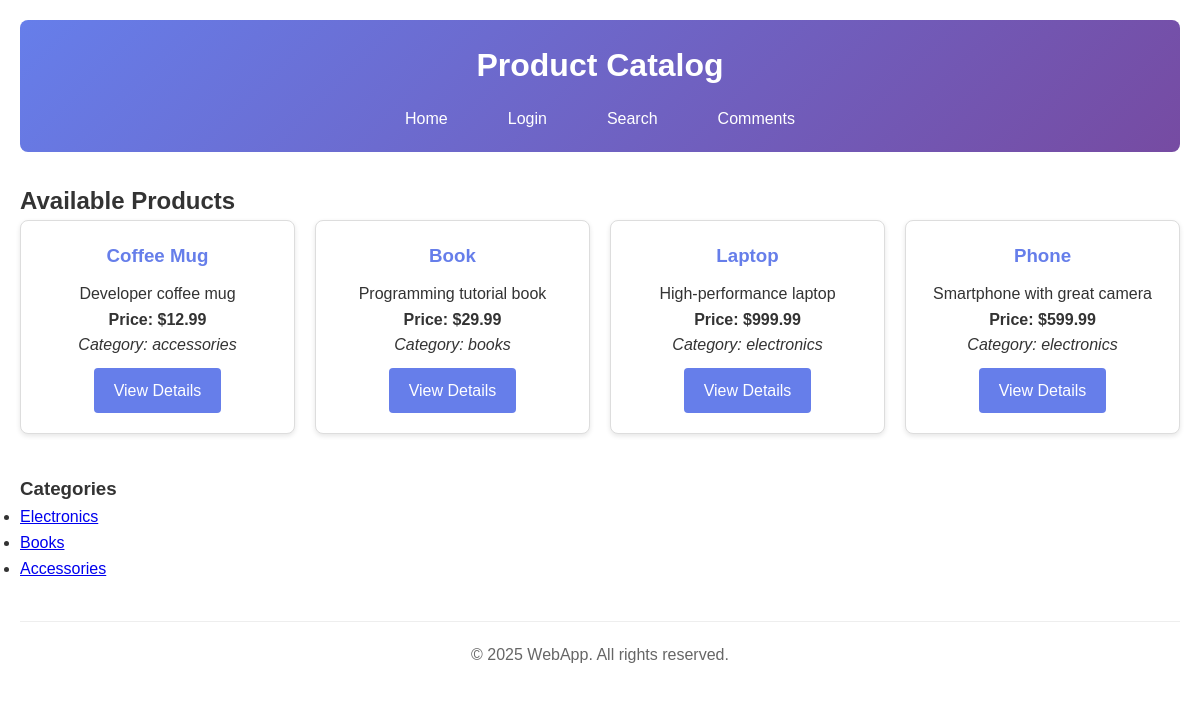
/products.php, run on the app's committed database.
### tables this page shows
CREATE TABLE products (
    id INT AUTO_INCREMENT PRIMARY KEY,
    name VARCHAR(100) NOT NULL,
    description TEXT,
    price DECIMAL(10,2),
    category VARCHAR(50)
);

### products.php (the view, shortened to what this page needs)
<?php
$products = [];
$conn = getConnection();
$query = "SELECT * FROM products ORDER BY category, name";
$result = $conn->query($query);
if ($result && $result->num_rows > 0) {
    while ($row = $result->fetch_assoc()) {
        $products[] = $row;
    }
}
?>
<!DOCTYPE html>
<html lang="en">
<head>
    <link rel="stylesheet" href="styles.css">
</head>
<body>
    <div class="container">
        <header>
            <h1>Product Catalog</h1>
            <nav>
                <ul>
                    <li><a href="index.html">Home</a></li>
                    <li><a href="login.php">Login</a></li>
                    <li><a href="search.php">Search</a></li>
                    <li><a href="comments.php">Comments</a></li>
                </ul>
            </nav>
        </header>
        <main>
            <h2>Available Products</h2>
            <div class="feature-grid">
                <?php foreach ($products as $product): ?>
                    <div class="feature-card">
                        <h3><?php echo $product['name']; ?></h3>
                        <p><?php echo $product['description']; ?></p>
                        <p><strong>Price: $<?php echo number_format($product['price'], 2); ?></strong></p>
                        <p><em>Category: <?php echo $product['category']; ?></em></p>
                        <a href="product_detail.php?id=<?php echo $product['id']; ?>" class="btn">View Details</a>
                    </div>
                <?php endforeach; ?>
            </div>
            <div style="margin-top: 30px;">
                <h3>Categories</h3>
                <ul>
                    <li><a href="products.php?category=electronics">Electronics</a></li>
                    <li><a href="products.php?category=books">Books</a></li>
                    <li><a href="products.php?category=accessories">Accessories</a></li>
                </ul>
            </div>
        </main>
        <footer>
            <p>&copy; 2025 WebApp. All rights reserved.</p>
        </footer>
    </div>
</body>
</html>

### styles.css (style rules this page uses)
* { margin: 0; padding: 0; box-sizing: border-box; }
body { font-family: Arial, sans-serif; line-height: 1.6; color: #333; background-color: #f4f4f4; }
.container { max-width: 1200px; margin: 0 auto; padding: 20px; background-color: white; box-shadow: 0 0 10px rgba(0,0,0,0.1); min-height: 100vh; }
header { background: linear-gradient(135deg, #667eea 0%, #764ba2 100%); color: white; padding: 20px; margin-bottom: 30px; border-radius: 8px; }
header h1 { margin-bottom: 15px; text-align: center; }
nav ul { list-style: none; display: flex; justify-content: center; flex-wrap: wrap; }
nav li { margin: 0 15px; }
nav a { color: white; text-decoration: none; padding: 8px 15px; border-radius: 4px; transition: background-color 0.3s; }
.feature-grid { display: grid; grid-template-columns: repeat(auto-fit, minmax(250px, 1fr)); gap: 20px; margin-bottom: 40px; }
.feature-card { background: white; padding: 20px; border-radius: 8px; box-shadow: 0 2px 5px rgba(0,0,0,0.1); text-align: center; border: 1px solid #ddd; }
.feature-card h3 { color: #667eea; margin-bottom: 10px; }
.btn { display: inline-block; background: #667eea; color: white; padding: 10px 20px; text-decoration: none; border-radius: 4px; transition: background-color 0.3s; margin-top: 10px; border: none; cursor: pointer; }
footer { text-align: center; padding: 20px; color: #666; border-top: 1px solid #eee; margin-top: 40px; }

### data on the page
products: name "Coffee Mug", description "Developer coffee mug", price "12.99", category "accessories"
products: name "Book", description "Programming tutorial book", price "29.99", category "books"
products: name "Laptop", description "High-performance laptop", price "999.99", category "electronics"
products: name "Phone", description "Smartphone with great camera", price "599.99", category "electronics"
